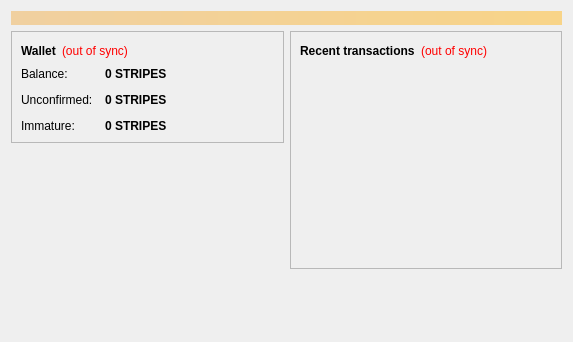
<?xml version="1.0" encoding="UTF-8"?>
<ui version="4.0">
 <class>OverviewPage</class>
 <widget class="QWidget" name="OverviewPage">
  <property name="geometry">
   <rect>
    <x>0</x>
    <y>0</y>
    <width>573</width>
    <height>342</height>
   </rect>
  </property>
  <property name="windowTitle">
   <string>Form</string>
  </property>
  <layout class="QVBoxLayout" name="topLayout">
   <item>
    <widget class="QLabel" name="labelAlerts">
     <property name="visible">
      <bool>false</bool>
     </property>
     <property name="styleSheet">
      <string notr="true">background-color: qlineargradient(x1: 0, y1: 0, x2: 1, y2: 0, stop:0 #F0D0A0, stop:1 #F8D488); color:#000000;</string>
     </property>
     <property name="wordWrap">
      <bool>true</bool>
     </property>
     <property name="margin">
      <number>3</number>
     </property>
    </widget>
   </item>
   <item>
    <layout class="QHBoxLayout" name="horizontalLayout" stretch="1,1">
     <item>
      <layout class="QVBoxLayout" name="verticalLayout_2">
       <item>
        <widget class="QFrame" name="frame">
         <property name="frameShape">
          <enum>QFrame::StyledPanel</enum>
         </property>
         <property name="frameShadow">
          <enum>QFrame::Raised</enum>
         </property>
         <layout class="QVBoxLayout" name="verticalLayout_4">
          <item>
           <layout class="QHBoxLayout" name="horizontalLayout_4">
            <item>
             <widget class="QLabel" name="label_5">
              <property name="font">
               <font>
                <weight>75</weight>
                <bold>true</bold>
               </font>
              </property>
              <property name="text">
               <string>Wallet</string>
              </property>
             </widget>
            </item>
            <item>
             <widget class="QLabel" name="labelWalletStatus">
              <property name="toolTip">
               <string>The displayed information may be out of date. Your wallet automatically synchronizes with the TigerStripe network after a connection is established, but this process has not completed yet.</string>
              </property>
              <property name="styleSheet">
               <string notr="true">QLabel { color: red; }</string>
              </property>
              <property name="text">
               <string notr="true">(out of sync)</string>
              </property>
              <property name="alignment">
               <set>Qt::AlignLeading|Qt::AlignLeft|Qt::AlignVCenter</set>
              </property>
             </widget>
            </item>
            <item>
             <spacer name="horizontalSpacer_2">
              <property name="orientation">
               <enum>Qt::Horizontal</enum>
              </property>
              <property name="sizeHint" stdset="0">
               <size>
                <width>40</width>
                <height>20</height>
               </size>
              </property>
             </spacer>
            </item>
           </layout>
          </item>
          <item>
           <layout class="QFormLayout" name="formLayout_2">
            <property name="fieldGrowthPolicy">
             <enum>QFormLayout::AllNonFixedFieldsGrow</enum>
            </property>
            <property name="horizontalSpacing">
             <number>12</number>
            </property>
            <property name="verticalSpacing">
             <number>12</number>
            </property>
            <item row="0" column="0">
             <widget class="QLabel" name="label">
              <property name="text">
               <string>Balance:</string>
              </property>
             </widget>
            </item>
            <item row="0" column="1">
             <widget class="QLabel" name="labelBalance">
              <property name="font">
               <font>
                <weight>75</weight>
                <bold>true</bold>
               </font>
              </property>
              <property name="cursor">
               <cursorShape>IBeamCursor</cursorShape>
              </property>
              <property name="toolTip">
               <string>Your current balance</string>
              </property>
              <property name="text">
               <string notr="true">0 STRIPES</string>
              </property>
              <property name="textInteractionFlags">
               <set>Qt::LinksAccessibleByMouse|Qt::TextSelectableByKeyboard|Qt::TextSelectableByMouse</set>
              </property>
             </widget>
            </item>
            <item row="1" column="0">
             <widget class="QLabel" name="label_3">
              <property name="text">
               <string>Unconfirmed:</string>
              </property>
             </widget>
            </item>
            <item row="1" column="1">
             <widget class="QLabel" name="labelUnconfirmed">
              <property name="font">
               <font>
                <weight>75</weight>
                <bold>true</bold>
               </font>
              </property>
              <property name="cursor">
               <cursorShape>IBeamCursor</cursorShape>
              </property>
              <property name="toolTip">
               <string>Total of transactions that have yet to be confirmed, and do not yet count toward the current balance</string>
              </property>
              <property name="text">
               <string notr="true">0 STRIPES</string>
              </property>
              <property name="textInteractionFlags">
               <set>Qt::LinksAccessibleByMouse|Qt::TextSelectableByKeyboard|Qt::TextSelectableByMouse</set>
              </property>
             </widget>
            </item>
            <item row="2" column="0">
             <widget class="QLabel" name="labelImmatureText">
              <property name="text">
               <string>Immature:</string>
              </property>
             </widget>
            </item>
            <item row="2" column="1">
             <widget class="QLabel" name="labelImmature">
              <property name="font">
               <font>
                <weight>75</weight>
                <bold>true</bold>
               </font>
              </property>
              <property name="toolTip">
               <string>Mined balance that has not yet matured</string>
              </property>
              <property name="text">
               <string notr="true">0 STRIPES</string>
              </property>
              <property name="textInteractionFlags">
               <set>Qt::LinksAccessibleByMouse|Qt::TextSelectableByKeyboard|Qt::TextSelectableByMouse</set>
              </property>
             </widget>
            </item>
           </layout>
          </item>
         </layout>
        </widget>
       </item>
       <item>
        <spacer name="verticalSpacer">
         <property name="orientation">
          <enum>Qt::Vertical</enum>
         </property>
         <property name="sizeHint" stdset="0">
          <size>
           <width>20</width>
           <height>40</height>
          </size>
         </property>
        </spacer>
       </item>
      </layout>
     </item>
     <item>
      <layout class="QVBoxLayout" name="verticalLayout_3">
       <item>
        <widget class="QFrame" name="frame_2">
         <property name="frameShape">
          <enum>QFrame::StyledPanel</enum>
         </property>
         <property name="frameShadow">
          <enum>QFrame::Raised</enum>
         </property>
         <layout class="QVBoxLayout" name="verticalLayout">
          <item>
           <layout class="QHBoxLayout" name="horizontalLayout_2">
            <item>
             <widget class="QLabel" name="label_4">
              <property name="text">
               <string>&lt;b&gt;Recent transactions&lt;/b&gt;</string>
              </property>
             </widget>
            </item>
            <item>
             <widget class="QLabel" name="labelTransactionsStatus">
              <property name="toolTip">
               <string>The displayed information may be out of date. Your wallet automatically synchronizes with the TigerStripe network after a connection is established, but this process has not completed yet.</string>
              </property>
              <property name="styleSheet">
               <string notr="true">QLabel { color: red; }</string>
              </property>
              <property name="text">
               <string notr="true">(out of sync)</string>
              </property>
              <property name="alignment">
               <set>Qt::AlignRight|Qt::AlignTrailing|Qt::AlignVCenter</set>
              </property>
             </widget>
            </item>
            <item>
             <spacer name="horizontalSpacer">
              <property name="orientation">
               <enum>Qt::Horizontal</enum>
              </property>
              <property name="sizeHint" stdset="0">
               <size>
                <width>40</width>
                <height>20</height>
               </size>
              </property>
             </spacer>
            </item>
           </layout>
          </item>
          <item>
           <widget class="QListView" name="listTransactions">
            <property name="styleSheet">
             <string notr="true">QListView { background: transparent; }</string>
            </property>
            <property name="frameShape">
             <enum>QFrame::NoFrame</enum>
            </property>
            <property name="verticalScrollBarPolicy">
             <enum>Qt::ScrollBarAlwaysOff</enum>
            </property>
            <property name="horizontalScrollBarPolicy">
             <enum>Qt::ScrollBarAlwaysOff</enum>
            </property>
            <property name="selectionMode">
             <enum>QAbstractItemView::NoSelection</enum>
            </property>
           </widget>
          </item>
         </layout>
        </widget>
       </item>
       <item>
        <spacer name="verticalSpacer_2">
         <property name="orientation">
          <enum>Qt::Vertical</enum>
         </property>
         <property name="sizeHint" stdset="0">
          <size>
           <width>20</width>
           <height>40</height>
          </size>
         </property>
        </spacer>
       </item>
      </layout>
     </item>
    </layout>
   </item>
  </layout>
 </widget>
 <resources/>
 <connections/>
</ui>
